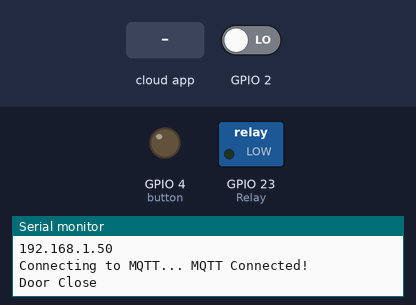
This sketch was run on a simulated ESP32. On the bench: switched loads named in the sketch (green lamp = pin HIGH), output pins drawn as LEDs (lit = HIGH), the last lines printed to the serial monitor. The inputs (shaded band) are chosen by the test bench; at power-on: GPIO 2 LOW. WiFi joins after 1.5 s; servers stay silent unless stated; no MQTT or app messages arrive unless stated.

Above: at 2.3 s.
2.4 s: the phone or cloud app sets button to UnLock
At 3.7 s:
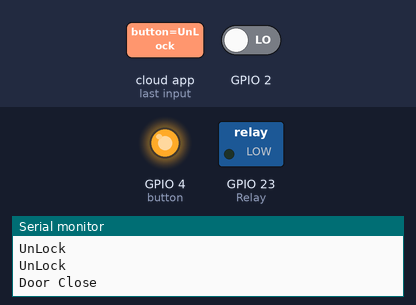
6.5 s: the phone or cloud app sets button to Lock
At 6.8 s:
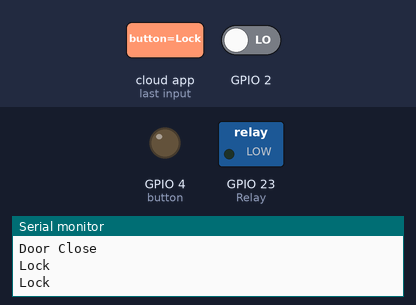
Timing chart, 0 to 9.5 s (numbered marks = the images above; inputs shaded):
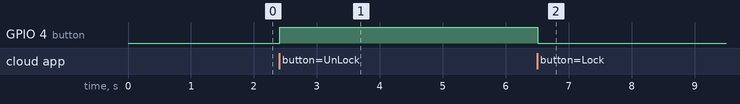

Measured:
- after the input at 2.4 s, GPIO 4 (button): LOW → HIGH at once
- after the input at 6.5 s, GPIO 4 (button): HIGH → LOW after 0.01 s instead of 0.91 s

The sketch:

ESP32_Project_V5.ino
```cpp
#include <WiFi.h>
#include "Adafruit_MQTT.h"
#include "Adafruit_MQTT_Client.h"
#include "TimerCounter.h"
#include "Sensor.h"

/************************* WiFi Access Point *********************************/

#define WLAN_SSID       "iot-lab"
#define WLAN_PASS       "computing"
//#define WLAN_SSID       "Ballboo088's iPhone"
//#define WLAN_PASS       "password"

/************************* Adafruit.io Setup *********************************/

#define AIO_SERVER      "io.adafruit.com"
#define AIO_SERVERPORT  1883                   // use 8883 for SSL
#define AIO_USERNAME    "ballboo088"
#define AIO_KEY         "5f160353be4b446a8b4c592f7258ee03"

xTaskHandle ReadSensor_Task_Handle;
xTaskHandle Webserver_Task_Handle;


#define button 4
char str[32];
int StateCounter   = 0  ;
int Relay          = 23 ;

TimerCounter t1;
Sensor r1(2) ;
int timer1 = 0;


/************ Global State (you don't need to change this!) ******************/
WiFiClient client;

// Setup the MQTT client class by passing in the WiFi client and MQTT server and login details.
Adafruit_MQTT_Client mqtt(&client, AIO_SERVER, AIO_SERVERPORT, AIO_USERNAME, AIO_KEY);

/****************************** Feeds ***************************************/

// Setup a feed called 'photocell' for publishing.
// Notice MQTT paths for AIO follow the form: <username>/feeds/<feedname>
Adafruit_MQTT_Publish photocell = Adafruit_MQTT_Publish(&mqtt, AIO_USERNAME "/feeds/photocell");

// Setup a feed called 'onoff' for subscribing to changes.
Adafruit_MQTT_Subscribe onoffbutton = Adafruit_MQTT_Subscribe(&mqtt, AIO_USERNAME "/feeds/button");

/*************************** Sketch Code ************************************/

// Bug workaround for Arduino 1.6.6, it seems to need a function declaration
// for some reason (only affects ESP8266, likely an arduino-builder bug).
void MQTT_connect();

void setup() {
  Serial.begin(115200);
  delay(10);
  Serial.println("Starting...");
  pinMode(button, OUTPUT);
  pinMode(Relay, OUTPUT);
  t1.SetTimer(0,100000);
  xTaskCreate(&ReadSensorSwitch_Task, "ReadSensorSwitch_Task", 1024, NULL, 1, &ReadSensor_Task_Handle);
  xTaskCreate(&Webserver_Task, "Webserver_Task", 20480, NULL, 2, &Webserver_Task_Handle);
  // Connect to WiFi access point.

}

uint32_t x=0;

void loop() {


}

// Function to connect and reconnect as necessary to the MQTT server.
// Should be called in the loop function and it will take care if connecting.
void MQTT_connect() {
  int8_t ret;

  // Stop if already connected.
  if (mqtt.connected()) {
    return;
  }

  Serial.print("Connecting to MQTT... ");

  uint8_t retries = 3;
  while ((ret = mqtt.connect()) != 0) { // connect will return 0 for connected
       Serial.println(mqtt.connectErrorString(ret));
       Serial.println("Retrying MQTT connection in 5 seconds...");
       mqtt.disconnect();
       delay(5000);  // wait 5 seconds
       retries--;
       if (retries == 0) {
         // basically die and wait for WDT to reset me
         while (1);
       }
  }
  Serial.println("MQTT Connected!");
}
void Webserver_Task(void *p){
  Serial.println("Start Webserver_Task");
  Serial.println(); Serial.println();
  Serial.print("Connecting to ");
  Serial.println(WLAN_SSID);

  WiFi.begin(WLAN_SSID, WLAN_PASS);
  while (WiFi.status() != WL_CONNECTED) {
    delay(500);
    Serial.print(".");
  }
  Serial.println();

  Serial.println("WiFi connected");
  Serial.println("IP address: "); Serial.println(WiFi.localIP());

  mqtt.subscribe(&onoffbutton);

  while(1){
   if (t1.GetTime() >= 7 ){
      t1.Reset();
      }
  //Serial.println(t1.GetTime());
  MQTT_connect();
  Adafruit_MQTT_Subscribe *subscription;
  while ((subscription = mqtt.readSubscription(5000))) {
    if (subscription == &onoffbutton) {
//      Serial.print(F("Got: "));
      Serial.println((char *)onoffbutton.lastread);
      String stateStr = (char *)onoffbutton.lastread ;
      if (stateStr == "Lock"){
        digitalWrite(button, LOW);
        Serial.println("Lock");
      }
      else if (stateStr == "UnLock"){
        digitalWrite(button, HIGH);
        Serial.println("UnLock");
        t1.Start();
      }
    }
    }
    if (t1.GetTime() == 5 && r1.GetSensor() == 0){
      digitalWrite(button, LOW);
      Serial.println("Lock");
      t1.Stop();
      t1.Reset();
    }
    Serial.print("ReadSensorSwitch -->");
    Serial.println(r1.GetSensor());
    if (r1.GetSensor() == 0){
        photocell.publish("Door Close");
      }
    else if (r1.GetSensor() == 1){
        photocell.publish("Door Open");
      }
    }

   vTaskDelay(100);
  }

void ReadSensorSwitch_Task(void *p){
    Serial.println("Start ReadSensorSwitch_Task");
    while(1){
          r1.CheckStatus(r1.GetSensor()) ;

          vTaskDelay(1000);
      }


}
```

Sensor.cpp
```cpp
#include "Sensor.h"
#include "Arduino.h"

int ReadSensor1 = 0 ;
Sensor::Sensor(int pin){
   pinMode(pin, INPUT);
   _pin = pin ;
}

int Sensor::GetSensor(){
      ReadSensor1 = digitalRead(_pin);

      return ReadSensor1 ;
}

void Sensor::CheckStatus(int num){
            if (num == HIGH){
                Serial.println("Door Open");
              }
            else {
                Serial.println("Door Close");
              }
}
```

Sensor.h
```cpp
#ifndef Sensor_h
#define Sensor_h

class Sensor
{
    public:

        Sensor(int pin);
        int GetSensor();
        void CheckStatus(int num);

    private:
        int _pin ;

};
#endif
```

TimerCounter.cpp
```cpp
#include "TimerCounter.h"
#include "Arduino.h"

hw_timer_t * timer = NULL;
int Count = 0;
int Sec = 0 ;

void IRAM_ATTR onTimer(){
    Count++;
    if(Count == 10){
    Count = 0;
    Sec++;

  }

}
TimerCounter::TimerCounter(){

}

void TimerCounter::SetTimer(int SelectTimer,int TimeInterval){
    timer = timerBegin(SelectTimer, 80, true);  // timer 0, MWDT clock period = 12.5 ns * TIMGn_Tx_WDT_CLK_PRESCALE -> 12.5 ns * 80 -> 1000 ns = 1 us, countUp
    timerAttachInterrupt(timer, &onTimer, true); // edge (not level) triggered
    timerAlarmWrite(timer, TimeInterval, true); // 1000000 * 1 us = 1 s, autoreload true
    timerAlarmDisable(timer); // SetTimer Disable,Enable
}

void TimerCounter::Start(){
    timerAlarmEnable(timer); // SetTimer Disable,Enable
}

void TimerCounter::Stop(){
    timerAlarmDisable(timer); // SetTimer Disable,Enable
}

void TimerCounter::Reset(){
     Count = 0 ;
     Sec = 0 ;
}

int TimerCounter::GetTime(){
    return Sec ;
}
```

TimerCounter.h
```cpp
#ifndef TimerCounter_h
#define TimerCounter_h

class TimerCounter
{
    public:

        TimerCounter();
        void SetTimer(int SelectTimer,int TimeInterval);
        void Start();
        void Stop();
        void Reset();
        int  GetTime();

    private:

};
#endif
```
